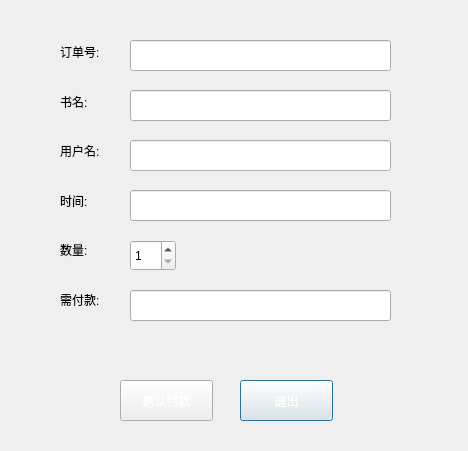
<?xml version="1.0" encoding="UTF-8"?>
<ui version="4.0">
 <class>BuyDlg</class>
 <widget class="QDialog" name="BuyDlg">
  <property name="geometry">
   <rect>
    <x>0</x>
    <y>0</y>
    <width>468</width>
    <height>451</height>
   </rect>
  </property>
  <property name="windowTitle">
   <string>Dialog</string>
  </property>
  <property name="styleSheet">
   <string notr="true">QLineEdit { 
    border: 1px solid rgb(41, 57, 85);
    background: white;
    selection-background-color: darkgray;
    font-size: 16px ;
}

QLineEdit:hover {
	border: 2px solid blue;
}

QLineEdit[echoMode=&quot;2&quot;] {
      lineedit-password-character: 42;
}

QPushButton{
	border-radius:6px;
	background-color: #1390C5;
	min-width:80px;
}

QPushButton:pressed {
	background-color: #105D7E;
}

QPushButton:hover {
	background-color: #2BA0F3;
}

color: rgb(211, 211, 211);

</string>
  </property>
  <widget class="QLineEdit" name="paymentEdit">
   <property name="geometry">
    <rect>
     <x>130</x>
     <y>290</y>
     <width>261</width>
     <height>31</height>
    </rect>
   </property>
   <property name="readOnly">
    <bool>true</bool>
   </property>
  </widget>
  <widget class="QLineEdit" name="useridEdit">
   <property name="geometry">
    <rect>
     <x>130</x>
     <y>140</y>
     <width>261</width>
     <height>31</height>
    </rect>
   </property>
   <property name="readOnly">
    <bool>true</bool>
   </property>
  </widget>
  <widget class="QPushButton" name="cancelBtn">
   <property name="geometry">
    <rect>
     <x>240</x>
     <y>380</y>
     <width>93</width>
     <height>41</height>
    </rect>
   </property>
   <property name="styleSheet">
    <string notr="true">color: rgb(255, 255, 255);</string>
   </property>
   <property name="text">
    <string>退出</string>
   </property>
  </widget>
  <widget class="QLineEdit" name="nameEdit">
   <property name="geometry">
    <rect>
     <x>130</x>
     <y>90</y>
     <width>261</width>
     <height>31</height>
    </rect>
   </property>
   <property name="readOnly">
    <bool>true</bool>
   </property>
  </widget>
  <widget class="QPushButton" name="PayBtn">
   <property name="geometry">
    <rect>
     <x>120</x>
     <y>380</y>
     <width>93</width>
     <height>41</height>
    </rect>
   </property>
   <property name="styleSheet">
    <string notr="true">color: rgb(255, 255, 255);</string>
   </property>
   <property name="text">
    <string>确认付款</string>
   </property>
  </widget>
  <widget class="QLineEdit" name="orderidEdit">
   <property name="geometry">
    <rect>
     <x>130</x>
     <y>40</y>
     <width>261</width>
     <height>31</height>
    </rect>
   </property>
   <property name="readOnly">
    <bool>true</bool>
   </property>
  </widget>
  <widget class="QLineEdit" name="timeEdit">
   <property name="geometry">
    <rect>
     <x>130</x>
     <y>190</y>
     <width>261</width>
     <height>31</height>
    </rect>
   </property>
   <property name="readOnly">
    <bool>true</bool>
   </property>
  </widget>
  <widget class="QSpinBox" name="spinBox">
   <property name="geometry">
    <rect>
     <x>130</x>
     <y>240</y>
     <width>46</width>
     <height>31</height>
    </rect>
   </property>
   <property name="minimum">
    <number>1</number>
   </property>
  </widget>
  <widget class="QWidget" name="verticalLayoutWidget">
   <property name="geometry">
    <rect>
     <x>60</x>
     <y>30</y>
     <width>71</width>
     <height>291</height>
    </rect>
   </property>
   <layout class="QVBoxLayout" name="verticalLayout">
    <item>
     <widget class="QLabel" name="label">
      <property name="styleSheet">
       <string notr="true">font: 25 11pt &quot;微软雅黑 Light&quot;;</string>
      </property>
      <property name="text">
       <string>订单号:</string>
      </property>
     </widget>
    </item>
    <item>
     <widget class="QLabel" name="label_2">
      <property name="styleSheet">
       <string notr="true">font: 25 11pt &quot;微软雅黑 Light&quot;;</string>
      </property>
      <property name="text">
       <string>书名:</string>
      </property>
     </widget>
    </item>
    <item>
     <widget class="QLabel" name="label_3">
      <property name="styleSheet">
       <string notr="true">font: 25 11pt &quot;微软雅黑 Light&quot;;</string>
      </property>
      <property name="text">
       <string>用户名:</string>
      </property>
     </widget>
    </item>
    <item>
     <widget class="QLabel" name="label_5">
      <property name="styleSheet">
       <string notr="true">font: 25 11pt &quot;微软雅黑 Light&quot;;</string>
      </property>
      <property name="text">
       <string>时间:</string>
      </property>
     </widget>
    </item>
    <item>
     <widget class="QLabel" name="label_6">
      <property name="styleSheet">
       <string notr="true">font: 25 11pt &quot;微软雅黑 Light&quot;;</string>
      </property>
      <property name="text">
       <string>数量:</string>
      </property>
     </widget>
    </item>
    <item>
     <widget class="QLabel" name="label_4">
      <property name="styleSheet">
       <string notr="true">font: 25 11pt &quot;微软雅黑 Light&quot;;</string>
      </property>
      <property name="text">
       <string>需付款:</string>
      </property>
     </widget>
    </item>
   </layout>
  </widget>
 </widget>
 <resources/>
 <connections>
  <connection>
   <sender>cancelBtn</sender>
   <signal>clicked()</signal>
   <receiver>BuyDlg</receiver>
   <slot>close()</slot>
   <hints>
    <hint type="sourcelabel">
     <x>316</x>
     <y>450</y>
    </hint>
    <hint type="destinationlabel">
     <x>203</x>
     <y>267</y>
    </hint>
   </hints>
  </connection>
 </connections>
</ui>
